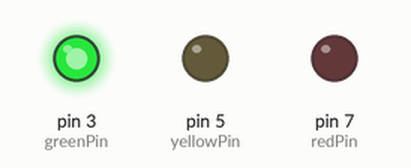
Recording of a sketch running on a simulated Arduino Uno, built with avr-gcc and run on an emulated ATmega328P. Shown: output pins drawn as LEDs (lit = HIGH).

Above: at 1.0 s.
At 2.2 s:
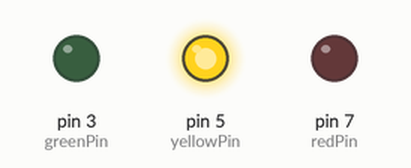
At 3.7 s:
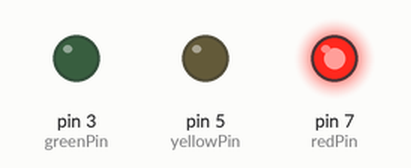
Timing chart, 0 to 6.5 s (numbered marks = the images above):
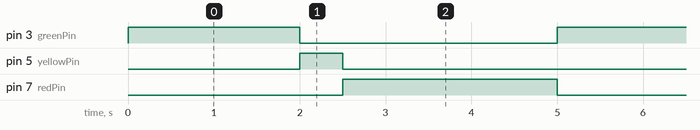

Measured:
- by itself, pin 3 (greenPin): alternates HIGH for 2.0 s and LOW for 3.0 s
- by itself, pin 5 (yellowPin): alternates HIGH for 0.50 s and LOW for 4.5 s
- by itself, pin 7 (redPin): alternates HIGH for 2.5 s and LOW for 2.5 s

The sketch:

JeuDeFeu.ino
```cpp
int greenPin = 3;
int yellowPin = 5;
int redPin = 7;

void setup() {
  // put your setup code here, to run once:
  pinMode(greenPin, OUTPUT);
  pinMode(yellowPin, OUTPUT);
  pinMode(redPin, OUTPUT);


}

void loop() {
  // put your main code here, to run repeatedly:
  digitalWrite(greenPin, HIGH);
  delay(2000);

  digitalWrite(greenPin, LOW);
  digitalWrite(yellowPin, HIGH);
  delay(500);

  digitalWrite(yellowPin, LOW);
  digitalWrite(redPin, HIGH);
  delay(2500);
  digitalWrite(redPin, LOW);
}
```
